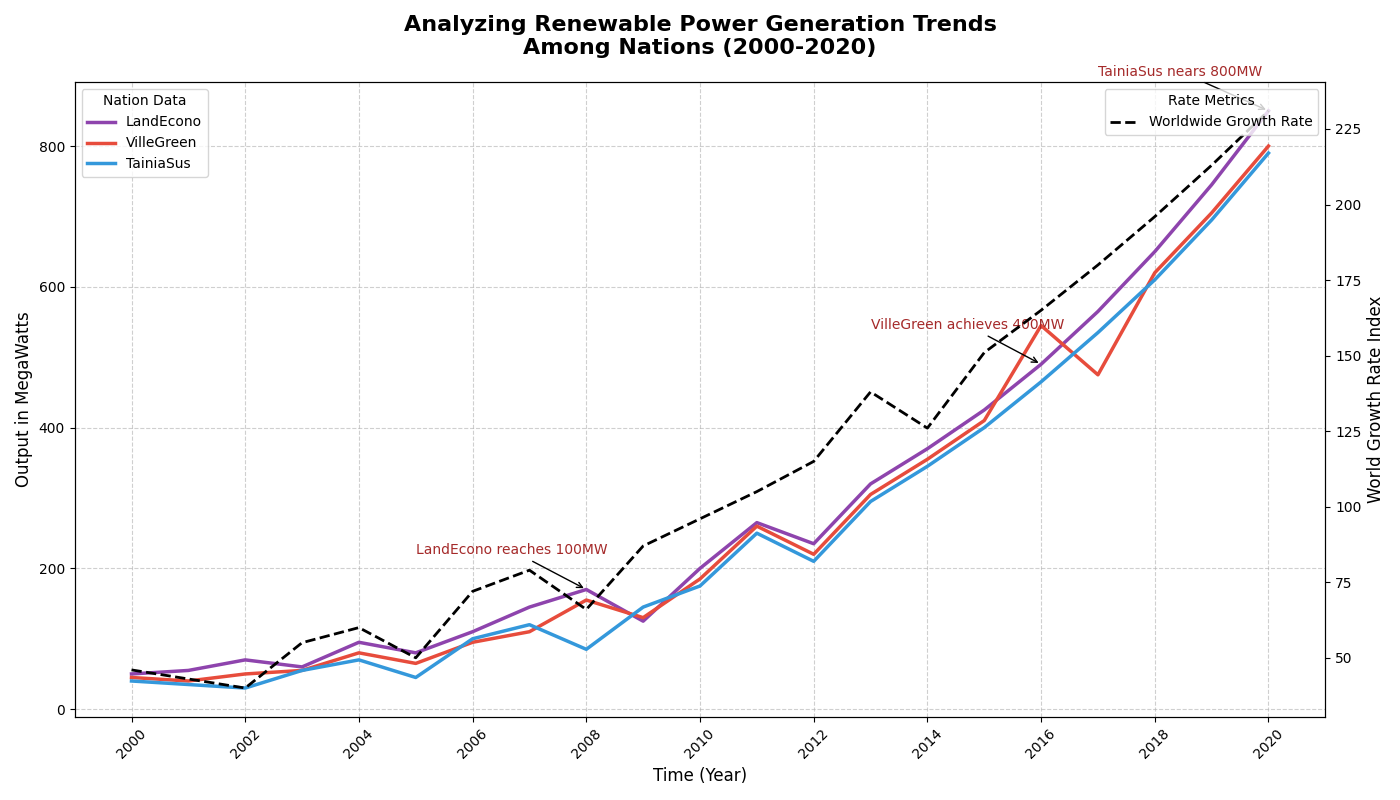

Source code (Python):
import matplotlib.pyplot as plt
import numpy as np

years = np.arange(2000, 2021)

country_data = {
    'LandEcono': [50, 55, 70, 60, 95, 80, 110, 145, 170, 125, 200, 265, 235, 320, 370, 425, 490, 565, 650, 745, 850],
    'VilleGreen': [45, 40, 50, 55, 80, 65, 95, 110, 155, 130, 185, 260, 220, 305, 355, 410, 545, 475, 620, 705, 800],
    'TainiaSus': [40, 35, 30, 55, 70, 45, 100, 120, 85, 145, 175, 250, 210, 295, 345, 400, 465, 535, 610, 695, 790]
}

global_growth_rate = np.array([46, 43, 40, 55, 60, 50, 72, 79, 66, 87, 96, 105, 115, 138, 126, 151, 165, 180, 196, 213, 231])

fig, ax1 = plt.subplots(figsize=(14, 8))

# New set of colors
colors = ['#8e44ad', '#e74c3c', '#3498db']

for country, color in zip(country_data.keys(), colors):
    ax1.plot(years, country_data[country], color=color, linewidth=2.5, label=country)

ax2 = ax1.twinx()
ax2.plot(years, global_growth_rate, color='black', linestyle='--', linewidth=2, label='Worldwide Growth Rate')

ax1.set_title("Analyzing Renewable Power Generation Trends\nAmong Nations (2000-2020)", fontsize=16, fontweight='bold', pad=20)
ax1.set_xlabel('Time (Year)', fontsize=12)
ax1.set_ylabel('Output in MegaWatts', fontsize=12)
ax2.set_ylabel('World Growth Rate Index', fontsize=12, color='black')

ax1.set_xticks(np.arange(2000, 2021, 2))
ax1.set_xticklabels(np.arange(2000, 2021, 2), fontsize=10, rotation=45)

ax1.legend(loc='upper left', fontsize=10, title='Nation Data')
ax2.legend(loc='upper right', fontsize=10, title='Rate Metrics')

ax1.grid(True, linestyle='--', which='both', axis='both', alpha=0.6)

milestones = {
    2008: 'LandEcono reaches 100MW',
    2016: 'VilleGreen achieves 400MW',
    2020: 'TainiaSus nears 800MW'
}

for year, text in milestones.items():
    ax1.annotate(text, 
                xy=(year, country_data['LandEcono'][year-2000]), 
                xytext=(year-3, country_data['LandEcono'][year-2000]+50),
                arrowprops=dict(facecolor='black', arrowstyle='->'),
                fontsize=10, color='brown')

plt.tight_layout()
plt.show()
